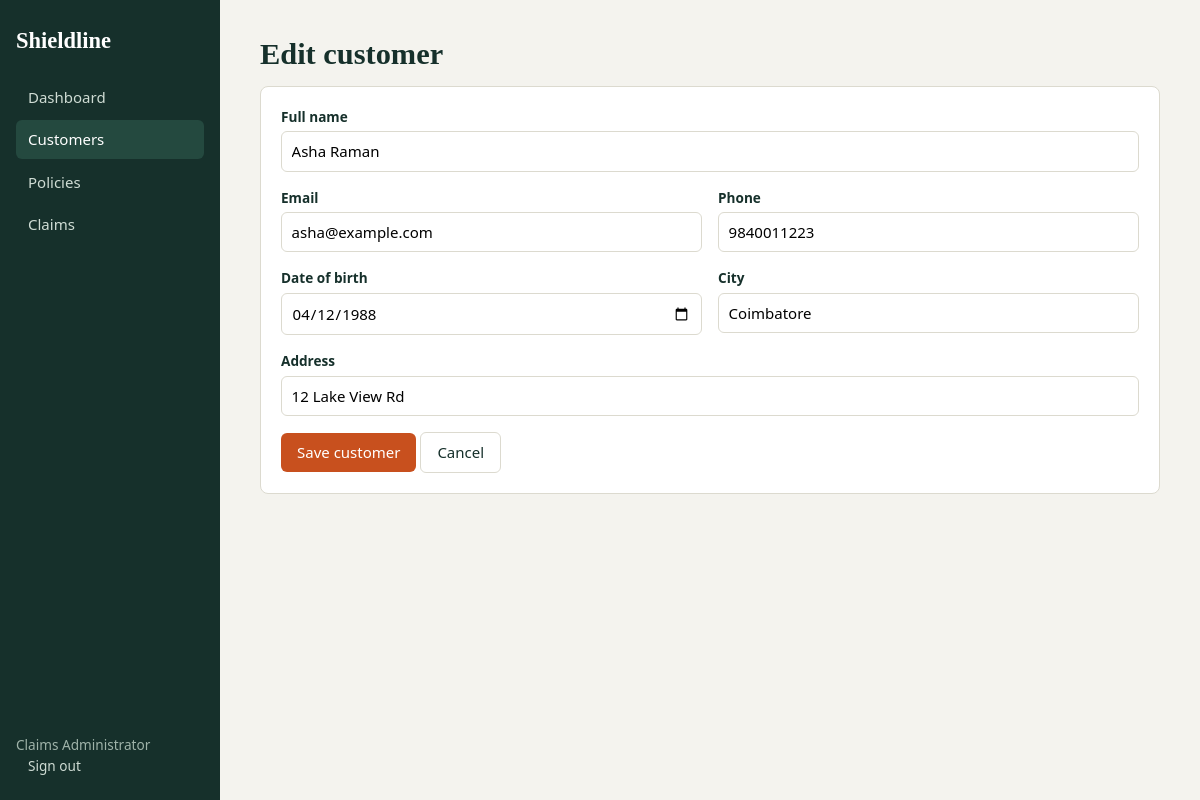
Page /customers/1/edit (signed in) on the committed database.
### tables this page shows
CREATE TABLE customers(id INTEGER PRIMARY KEY, name TEXT NOT NULL, email TEXT, phone TEXT, dob TEXT, address TEXT, city TEXT);

### app.py (the view)
@app.route("/customers/<int:cid>/edit", methods=["GET", "POST"])
@login_required
def customer_edit(cid):
    c = q("SELECT * FROM customers WHERE id=?", (cid,), one=True)
    if not c: return "", 404
    if request.method == "POST" and request.form.get("name", "").strip():
        q("UPDATE customers SET name=?,email=?,phone=?,dob=?,address=?,city=? WHERE id=?", customer_data() + [cid])
        flash("Customer updated.", "ok")
        return redirect(url_for("customer_view", cid=cid))
    return render_template("customer_form.html", c=c)

### app.py (called while the page is built)
def db():
    if "db" not in g:
        g.db = sqlite3.connect(DB)
        g.db.row_factory = sqlite3.Row
        g.db.execute("PRAGMA foreign_keys=ON")
    return g.db

def q(sql, args=(), one=False):
    cur = db().execute(sql, args)
    rows = cur.fetchall()
    db().commit()
    return (rows[0] if rows else None) if one else rows

def login_required(f):
    @wraps(f)
    def w(*a, **k):
        if "user" not in session:
            return redirect(url_for("login", next=request.path))
        return f(*a, **k)
    return w

@app.context_processor
def ctx():
    return dict(LINES=LINES, POLICY_STATUS=POLICY_STATUS, CLAIM_STATUS=CLAIM_STATUS)

### templates/customer_form.html
{% extends "base.html" %}{% block title %}Customer{% endblock %}{% block body %}
<h1>{{ 'Edit customer' if c and c.id else 'Add customer' }}</h1>
<form method="post" class="card f">
<div class="full"><label>Full name</label><input name="name" value="{{ c.name if c }}" required></div>
<div><label>Email</label><input type="email" name="email" value="{{ c.email if c }}"></div><div><label>Phone</label><input name="phone" value="{{ c.phone if c }}"></div>
<div><label>Date of birth</label><input type="date" name="dob" value="{{ c.dob if c }}"></div><div><label>City</label><input name="city" value="{{ c.city if c }}"></div>
<div class="full"><label>Address</label><input name="address" value="{{ c.address if c }}"></div>
<div class="full"><button class="btn">Save customer</button> <a class="btn alt" href="{{ url_for('customers') }}">Cancel</a></div></form>{% endblock %}

### static/style.css (style rules this page uses)
:root { --ink:#16302b;--paper:#f4f3ee;--card:#fff;--line:#dcdacf;--accent:#c8501e;--muted:#667570;--ok:#1d7a4d;--bad:#b3261e }
* { box-sizing:border-box }
body { margin:0;font:15px/1.5 "Segoe UI",system-ui,sans-serif;color:var(--ink);background:var(--paper) }
h1,h2,h3 { font-family:Georgia,"Times New Roman",serif;margin:0 0 .5rem }
h1 { font-size:1.9rem }
a { color:var(--accent) }
.card { background:var(--card);border:1px solid var(--line);border-radius:8px;padding:1.25rem;margin-bottom:1.25rem }
.btn { display:inline-block;background:var(--accent);color:#fff;border:0;padding:.5rem 1rem;border-radius:6px;cursor:pointer;text-decoration:none;font:inherit }
.btn.alt { background:transparent;color:var(--ink);border:1px solid var(--line) }
form.f { display:grid;grid-template-columns:1fr 1fr;gap:1rem }
form.f .full { grid-column:1/-1 }
label { display:block;font-weight:600;font-size:.85rem;margin-bottom:.25rem }
input,select,textarea { width:100%;padding:.5rem .6rem;border:1px solid var(--line);border-radius:6px;font:inherit;background:#fff }

### rows in the picture
customers: name "Asha Raman", email "asha@example.com", phone "9840011223", dob "04/12/1988", city "Coimbatore", address "12 Lake View Rd"

### other values in the picture
{{ session.user }} "Claims Administrator"
{{ 'Edit customer' if c and c.id else 'Add customer' }} "Edit customer"
